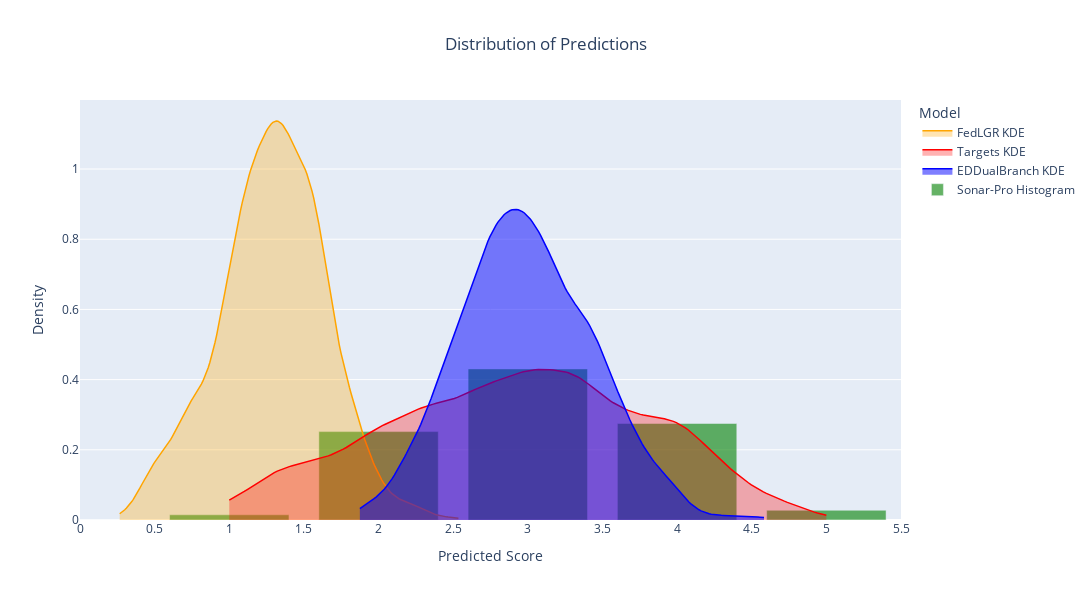

This figure's notebook cell:
### Code cell
import numpy as np
from scipy.stats import gaussian_kde
import plotly.graph_objects as go

# --- REPLACE THESE WITH YOUR ACTUAL DATA ---

lgr_preds_np = lgr_preds.numpy().flatten()
dualbranch_preds_np = dualbranch_preds.numpy().flatten()
targets_np = targets.numpy().flatten()
perplexity_preds_np = perplexity_preds.numpy().flatten()
# --- REPLACE ENDS ---

# Determine common x range (don't go outside data bounds)
xmin = min(lgr_preds_np.min(), dualbranch_preds_np.min(), targets_np.min())
xmax = max(lgr_preds_np.max(), dualbranch_preds_np.max(), targets_np.max())
lgr_x_kde = np.linspace(lgr_preds_np.min(), lgr_preds_np.max(), 200)
dualbranch_x_kde = np.linspace(dualbranch_preds_np.min(), dualbranch_preds_np.max(), 200)
target_x_kde = np.linspace(targets_np.min(), targets_np.max(), 200)

# Calculate KDEs
kde_lgr = gaussian_kde(lgr_preds_np)
kde_dualbranch = gaussian_kde(dualbranch_preds_np)
kde_targets = gaussian_kde(targets_np)
kde_lgr_vals = kde_lgr(lgr_x_kde)
kde_dualbranch_vals = kde_dualbranch(dualbranch_x_kde)
kde_targets_vals = kde_targets(target_x_kde)

# Calculate normalized histogram
hist_perplexity, bin_edges = np.histogram(perplexity_preds_np, bins=np.arange(0,7)-0.5, density=True)
bin_centers = (bin_edges[:-1] + bin_edges[1:]) / 2



# Colors with transparency (alpha); here alpha=0.5 (can adjust)
color_lgr = 'rgba(255, 165, 0, 0.3)'  
color_dualbranch =  'rgba(0, 0, 255, 0.5)'
color_targets = 'rgba(255, 0, 0, 0.3)' 

fig = go.Figure()

# Add filled, opaque KDE lines
fig.add_trace(go.Scatter(
    x=lgr_x_kde, y=kde_lgr_vals, 
    fill='tozeroy', fillcolor=color_lgr,
    mode='lines', name='FedLGR KDE',
    line=dict(color='orange', width=1.5)
))

fig.add_trace(go.Scatter(
    x=target_x_kde, y=kde_targets_vals, 
    fill='tozeroy', fillcolor=color_targets,
    mode='lines', name='Targets KDE',
    line=dict(color='red', width=1.5)
))
fig.add_trace(go.Scatter(
    x=dualbranch_x_kde, y=kde_dualbranch_vals, 
    fill='tozeroy', fillcolor=color_dualbranch,
    mode='lines', name='EDDualBranch KDE',
    line=dict(color='blue', width=1.5)
))

# Add histogram bars
fig.add_trace(go.Bar(
    x=bin_centers, y=hist_perplexity, name='Sonar-Pro Histogram',
    opacity=0.6, marker_color='green'
))

fig.update_layout(
    template='plotly',
    width=1200, height=600,
    xaxis=dict(range=[0, 5.5], dtick=0.5),
    # yaxis=dict(range=[0, 1.1]),
    barmode='overlay',
    title='Distribution of Predictions',
    xaxis_title='Predicted Score',
    yaxis_title='Density',
    legend_title='Model',
    title_x=0.5,
)

fig.show()

### Figure 1 — Plotly figure (JSON) as saved in the notebook; plotly's stock layout.template omitted (floating-point values rounded to 4 significant figures; data arrays with more than 128 entries replaced by an {"elided": "..."} marker saying what was removed)
{"data": [{"fill": "tozeroy", "fillcolor": "rgba(255, 165, 0, 0.3)", "line": {"color": "orange", "width": 1.5}, "mode": "lines", "name": "FedLGR KDE", "type": "scatter", "x": {"elided": "200 float values"}, "y": {"elided": "200 float values"}}, {"fill": "tozeroy", "fillcolor": "rgba(255, 0, 0, 0.3)", "line": {"color": "red", "width": 1.5}, "mode": "lines", "name": "Targets KDE", "type": "scatter", "x": {"elided": "200 float values"}, "y": {"elided": "200 float values"}}, {"fill": "tozeroy", "fillcolor": "rgba(0, 0, 255, 0.5)", "line": {"color": "blue", "width": 1.5}, "mode": "lines", "name": "EDDualBranch KDE", "type": "scatter", "x": {"elided": "200 float values"}, "y": {"elided": "200 float values"}}, {"marker": {"color": "green"}, "name": "Sonar-Pro Histogram", "opacity": 0.6, "type": "bar", "x": [0.0, 1.0, 2.0, 3.0, 4.0, 5.0], "y": [0.0, 0.01481, 0.2519, 0.4306, 0.275, 0.02778]}], "layout": {"barmode": "overlay", "height": 600, "legend": {"title": {"text": "Model"}}, "title": {"text": "Distribution of Predictions", "x": 0.5}, "width": 1200, "xaxis": {"dtick": 0.5, "range": [0, 5.5], "title": {"text": "Predicted Score"}}, "yaxis": {"title": {"text": "Density"}}}}
